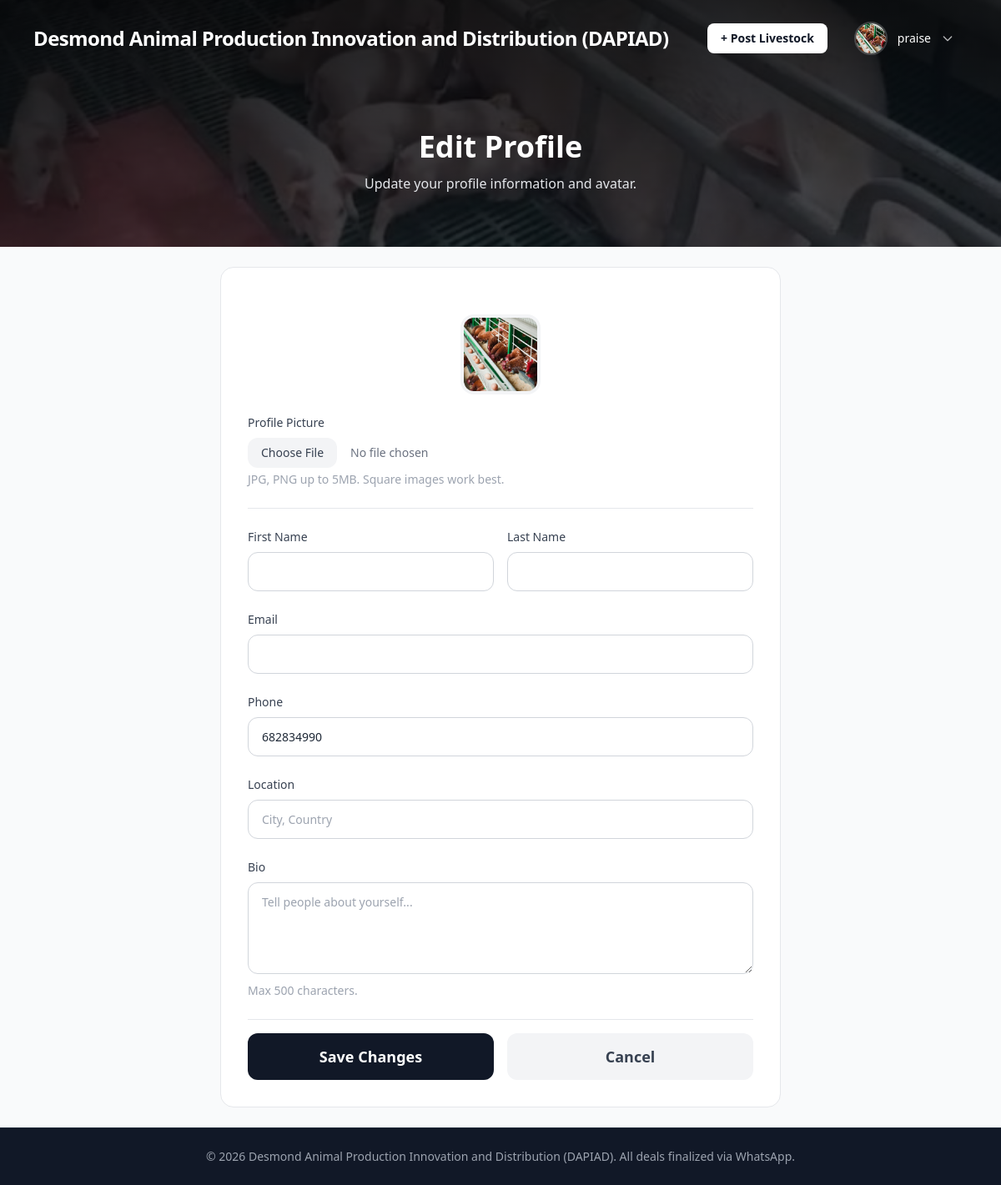
Page /accounts/profile/edit/ (signed in) on the committed database.
### accounts/models.py (models this page shows, shortened)
class CustomUser(AbstractUser):
    is_seller = models.BooleanField(default=False)
    phone = models.CharField(max_length=20, blank=True)
    avatar = models.ImageField(upload_to=user_avatar_path, blank=True, null=True)
    bio = models.TextField(blank=True, max_length=500)
    location = models.CharField(max_length=120, blank=True)
    is_verified = models.BooleanField(default=False)
    verified_at = models.DateTimeField(null=True, blank=True)
    verification_notes = models.TextField(blank=True, max_length=500, help_text="Admin notes about verification")

### accounts/views.py (the view)
# urls.py: path("profile/edit/", views.edit_profile, name="edit_profile"),
@login_required
def edit_profile(request):
    if request.method == "POST":
        form = ProfileForm(request.POST, request.FILES, instance=request.user)
        if form.is_valid():
            form.save()
            return redirect("accounts:profile")
    else:
        form = ProfileForm(instance=request.user)
    return render(request, "accounts/edit_profile.html", {"form": form})

### accounts/forms.py
class ProfileForm(forms.ModelForm):
    class Meta:
        model = CustomUser
        fields = ("first_name", "last_name", "email", "phone", "avatar", "bio", "location")
        widgets = {
            "bio": forms.Textarea(attrs={"rows": 4, "placeholder": "Tell people about yourself..."}),
            "location": forms.TextInput(attrs={"placeholder": "City, Country"}),
            "avatar": forms.FileInput(attrs={"accept": "image/*"}),
        }
    def __init__(self, *args, **kwargs):
        super().__init__(*args, **kwargs)
        for name, field in self.fields.items():
            if name != "avatar":
                field.widget.attrs.update({
                    "class": "w-full border border-gray-300 rounded-xl px-4 py-3 text-gray-900 focus:ring-2 focus:ring-gray-500 focus:border-gray-500 transition-all"
                })
        self.fields["avatar"].widget.attrs.update({
            "class": "w-full text-sm text-gray-500 file:mr-4 file:py-2 file:px-4 file:rounded-xl file:border-0 file:text-sm file:font-medium file:bg-gray-100 file:text-gray-700 hover:file:bg-gray-200"
        })

### templates/accounts/edit_profile.html (shortened to what this page needs)
{% extends "base.html" %}
{% load static %}
{% block hero %}
<div class="relative z-10 max-w-6xl mx-auto px-4 py-12 lg:py-16 text-center">
  <h1 class="text-3xl lg:text-4xl font-bold text-white mb-3">Edit Profile</h1>
  <p class="text-gray-200 max-w-2xl mx-auto">Update your profile information and avatar.</p>
</div>
{% endblock %}
{% block content %}
<div class="max-w-2xl mx-auto">
  <div class="bg-white border border-gray-200 rounded-2xl p-6 lg:p-8">
    <form method="post" enctype="multipart/form-data" class="space-y-6" id="profile-form">
      <div class="text-center">
        {% if form.instance.avatar %}
          <img src="{{ form.instance.avatar.url }}" alt="Current avatar" class="w-24 h-24 rounded-2xl object-cover mx-auto mb-4 border-4 border-gray-100">
        {% else %}
          <div class="w-24 h-24 rounded-2xl bg-gray-900 flex items-center justify-center text-white text-4xl font-bold mx-auto mb-4 border-4 border-gray-100">
            {{ form.instance.initials }}
          </div>
        {% endif %}
      </div>
      <div>
        <label for="{{ form.avatar.id_for_label }}" class="block text-sm font-medium text-gray-700 mb-2">
          Profile Picture
        </label>
        {{ form.avatar }}
        <p class="text-gray-400 text-sm mt-1">JPG, PNG up to 5MB. Square images work best.</p>
      </div>
      <hr class="border-gray-200">
      <div class="grid grid-cols-1 sm:grid-cols-2 gap-4">
        <div>
          <label for="{{ form.first_name.id_for_label }}" class="block text-sm font-medium text-gray-700 mb-2">
            First Name
          </label>
          {{ form.first_name }}
        </div>
        <div>
          <label for="{{ form.last_name.id_for_label }}" class="block text-sm font-medium text-gray-700 mb-2">
            Last Name
          </label>
          {{ form.last_name }}
        </div>
      </div>
      <div>
        <label for="{{ form.email.id_for_label }}" class="block text-sm font-medium text-gray-700 mb-2">
          Email
        </label>
        {{ form.email }}
      </div>
      <div>
        <label for="{{ form.phone.id_for_label }}" class="block text-sm font-medium text-gray-700 mb-2">
          Phone
        </label>
        {{ form.phone }}
      </div>
      <div>
        <label for="{{ form.location.id_for_label }}" class="block text-sm font-medium text-gray-700 mb-2">
          Location
        </label>
        {{ form.location }}
      </div>
      <div>
        <label for="{{ form.bio.id_for_label }}" class="block text-sm font-medium text-gray-700 mb-2">
          Bio
        </label>
        {{ form.bio }}
        <p class="text-gray-400 text-sm mt-1">Max 500 characters.</p>
      </div>
      <div class="flex flex-col sm:flex-row gap-4 pt-4 border-t border-gray-200">
        <button type="submit"
                class="flex-1 bg-gray-900 text-white py-3.5 rounded-xl font-semibold text-lg hover:bg-gray-700 transition-colors">
          Save Changes
        </button>
        <a href="{% url 'accounts:profile' %}"
           class="flex-1 bg-gray-100 text-gray-700 py-3.5 rounded-xl font-semibold text-lg text-center hover:bg-gray-200 transition-colors">
          Cancel
        </a>
      </div>
    </form>
  </div>
</div>
{% endblock %}

### templates/base.html (shortened to what this page needs)
<!DOCTYPE html>
<html lang="en">
<head>
  <script src="https://cdn.tailwindcss.com"></script>
</head>
<body class="bg-gray-50 text-gray-900 min-h-screen flex flex-col">
  {% load static %}
  <header class="relative bg-gray-900 text-white z-50">
    <div class="absolute inset-0 z-0">
      {% block header_bg %}
        <img src="{% static 'imgs/home.jpg' %}" alt="" class="w-full h-full object-cover opacity-40">
        <div class="absolute inset-0 bg-gradient-to-b from-black/70 via-black/50 to-black/30"></div>
      {% endblock %}
    </div>
    <nav class="relative max-w-6xl mx-auto flex items-center justify-between p-4">
      <a href="{% url 'core:home' %}" class="text-2xl font-bold tracking-tight">Desmond Animal Production Innovation and Distribution (DAPIAD) </a>
      <div class="flex items-center gap-4 text-sm">
        {% if user.is_authenticated %}
          {% if user.is_seller %}
            <a href="{% url 'listings:create' %}" class="bg-white text-gray-900 px-4 py-2 rounded-lg font-semibold hover:bg-gray-100 transition-colors">+ Post Livestock</a>
          {% endif %}
          <div class="relative" id="profile-dropdown">
            <button id="profile-btn"
                    class="flex items-center gap-3 px-4 py-2.5 rounded-xl hover:bg-white/10 transition-colors focus:outline-none focus:ring-2 focus:ring-white/50"
                    aria-expanded="false" aria-haspopup="true">
              {% if user.avatar %}
                <img src="{{ user.avatar.url }}" alt="{{ user.username }}" class="w-10 h-10 rounded-full object-cover border-2 border-white/20">
              {% else %}
                <div class="w-10 h-10 rounded-full bg-gray-700 flex items-center justify-center text-white font-bold text-base border-2 border-white/20">
                  {{ user.initials }}
                </div>
              {% endif %}
              <span class="font-medium text-sm hidden md:inline-block">{{ user.username }}</span>
              <svg class="w-4 h-4 text-white/70 hidden md:inline-block" fill="none" stroke="currentColor" viewBox="0 0 24 24"><path stroke-linecap="round" stroke-linejoin="round" stroke-width="2" d="M19 9l-7 7-7-7"></path></svg>
            </button>
          </div>
        {% else %}
          <a href="{% url 'accounts:login' %}" class="hover:text-gray-300 transition-colors px-3 py-2 rounded-lg hover:bg-white/10">Login</a>
          <a href="{% url 'accounts:signup' %}" class="bg-white text-gray-900 px-4 py-2 rounded-lg font-semibold hover:bg-gray-100 transition-colors">Sign Up</a>
        {% endif %}
      </div>
    </nav>
    {% block hero %}{% endblock %}
  </header>
  <main class="flex-1 max-w-6xl mx-auto w-full px-4 py-6">
    {% block content %}{% endblock %}
  </main>
  <footer class="bg-gray-900 text-gray-400 border-t border-gray-800">
    <div class="max-w-6xl mx-auto px-4 py-6 text-center text-sm">
      &copy; {% now "Y" %} Desmond Animal Production Innovation and Distribution (DAPIAD). All deals finalized via WhatsApp.
    </div>
  </footer>
</body>
</html>

### templates/accounts/edit_profile.html (style rules this page uses)
#profile-form input[type="text"], #profile-form input[type="email"], #profile-form textarea { width: 100%; padding: 0.75rem 1rem; border: 1px solid #d1d5db; border-radius: 0.75rem; font-size: 0.875rem; color: #1f2937; background-color: white; transition: all 0.2s; }
#profile-form input[type="text"]::placeholder, #profile-form textarea::placeholder { color: #9ca3af; }
#profile-form textarea { min-height: 100px; resize: vertical; }

### rows in the picture
CustomUser: avatar (placeholder picture), username "praise", instance.avatar (placeholder picture), phone "682834990"
